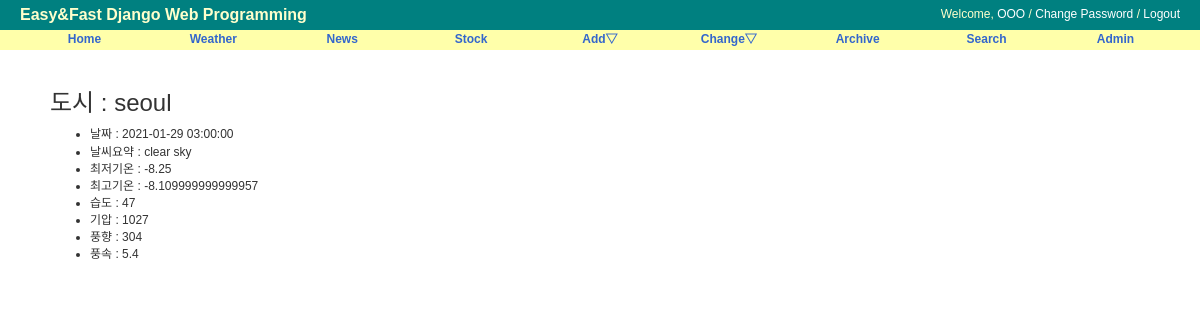
/weather/1/, run on the app's committed database.
### weather/models.py (models this page shows, shortened)
class Weather(models.Model):
    objects = models.Manager()
    city = models.CharField('CITY', max_length=50)
    date = models.TextField('DATE')
    desc = models.TextField('DESC')
    temp_min = models.TextField('TEMP_MIN')
    temp_max = models.TextField('TEMP_MAX')
    humidity = models.TextField('HUMIDITY')
    pressure = models.TextField('PRESSURE')
    deg = models.TextField('DEG')
    speed = models.TextField('SPEED')
    class Meta:
        db_table = 'weather'
        ordering = ('date',)

### weather/views.py (the view)
# urls.py: path('<int:pk>/', WeatherDV.as_view(), name='detail'),
class WeatherDV(DetailView):
    model = Weather

### weather/templates/weather/weather_detail.html (shortened to what this page needs)
{% extends "base.html" %}
{% block content %}
    <div id="content">
        <h3>도시 : {{ object.city }}</h3>
        <ul>
            <li>날짜 : {{ object.date }}</li>
            <li>날씨요약 : {{ object.desc }}</li>
            <li>최저기온 : {{ object.temp_min }}</li>
            <li>최고기온 : {{ object.temp_max }}</li>
            <li>습도 : {{ object.humidity }}</li>
            <li>기압 : {{ object.pressure }}</li>
            <li>풍향 : {{ object.deg }}</li>
            <li>풍속 : {{ object.speed }}</li>
        </ul>
    </div>
{% endblock %}

### static/css/base.css (style rules this page uses)
body { font-family: "Lucida Grande", Verdana, Arial, sans-serif; font-size: 12px; }
div#content { position: absolute; top: 70px; left: 50px; right: 50px; }

### data on the page
Weather: city "seoul", date "2021-01-29 03:00:00", desc "clear sky", temp_min "-8.25", temp_max "-8.109999999999957", humidity "47", pressure "1027", deg "304", speed "5.4"
